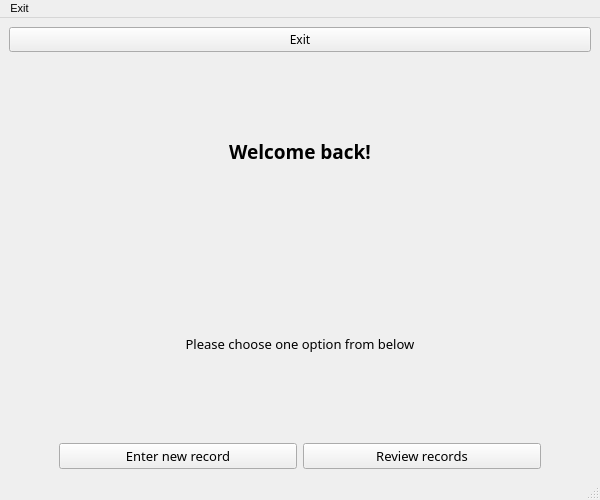
<?xml version="1.0" encoding="UTF-8"?>
<ui version="4.0">
 <class>MainWindow</class>
 <widget class="QMainWindow" name="MainWindow">
  <property name="geometry">
   <rect>
    <x>0</x>
    <y>0</y>
    <width>600</width>
    <height>500</height>
   </rect>
  </property>
  <property name="maximumSize">
   <size>
    <width>16777215</width>
    <height>16777215</height>
   </size>
  </property>
  <property name="font">
   <font>
    <pointsize>8</pointsize>
   </font>
  </property>
  <property name="windowTitle">
   <string>MainWindow</string>
  </property>
  <widget class="QWidget" name="centralwidget">
   <layout class="QVBoxLayout" name="verticalLayout_3">
    <item>
     <widget class="QPushButton" name="pushButton">
      <property name="font">
       <font>
        <family>Montserrat Light</family>
        <pointsize>9</pointsize>
       </font>
      </property>
      <property name="text">
       <string>Exit</string>
      </property>
     </widget>
    </item>
    <item>
     <widget class="QLabel" name="label">
      <property name="maximumSize">
       <size>
        <width>16777198</width>
        <height>16777000</height>
       </size>
      </property>
      <property name="font">
       <font>
        <family>Montserrat SemiBold</family>
        <pointsize>14</pointsize>
        <weight>75</weight>
        <bold>true</bold>
       </font>
      </property>
      <property name="text">
       <string>Welcome back!</string>
      </property>
      <property name="alignment">
       <set>Qt::AlignCenter</set>
      </property>
     </widget>
    </item>
    <item>
     <widget class="QLabel" name="label_3">
      <property name="enabled">
       <bool>true</bool>
      </property>
      <property name="font">
       <font>
        <family>Montserrat Medium</family>
        <pointsize>10</pointsize>
        <weight>50</weight>
        <bold>false</bold>
       </font>
      </property>
      <property name="text">
       <string>Please choose one option from below</string>
      </property>
      <property name="alignment">
       <set>Qt::AlignCenter</set>
      </property>
      <property name="margin">
       <number>20</number>
      </property>
     </widget>
    </item>
    <item>
     <layout class="QHBoxLayout" name="horizontalLayout">
      <property name="leftMargin">
       <number>50</number>
      </property>
      <property name="rightMargin">
       <number>50</number>
      </property>
      <item>
       <widget class="QPushButton" name="button1">
        <property name="font">
         <font>
          <family>Montserrat Light</family>
          <pointsize>10</pointsize>
         </font>
        </property>
        <property name="text">
         <string>Enter new record</string>
        </property>
       </widget>
      </item>
      <item>
       <widget class="QPushButton" name="button2">
        <property name="font">
         <font>
          <family>Montserrat Light</family>
          <pointsize>10</pointsize>
         </font>
        </property>
        <property name="text">
         <string>Review records</string>
        </property>
       </widget>
      </item>
     </layout>
    </item>
   </layout>
  </widget>
  <widget class="QMenuBar" name="menubar">
   <property name="geometry">
    <rect>
     <x>0</x>
     <y>0</y>
     <width>600</width>
     <height>26</height>
    </rect>
   </property>
   <widget class="QMenu" name="menuExit">
    <property name="title">
     <string>Exit</string>
    </property>
   </widget>
   <addaction name="menuExit"/>
  </widget>
  <widget class="QStatusBar" name="statusbar"/>
 </widget>
 <resources/>
 <connections/>
</ui>
